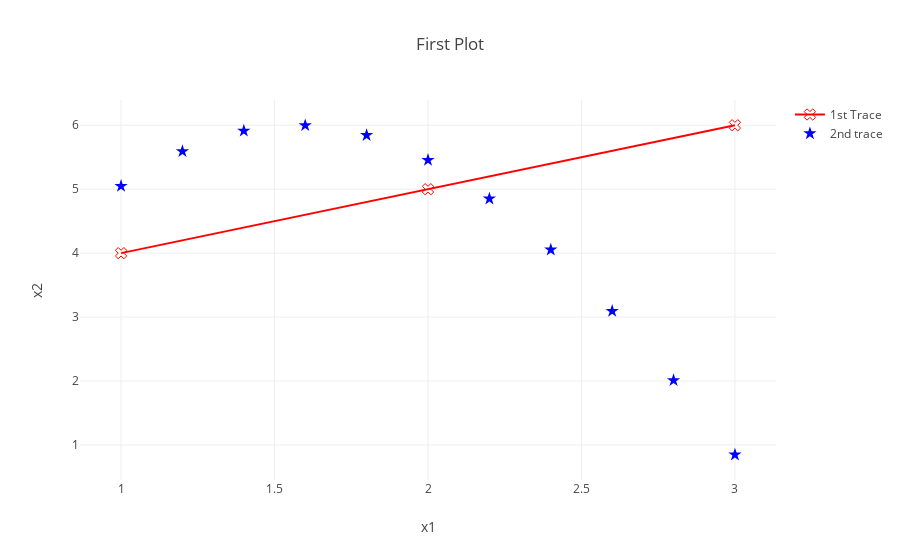

Notebook code cell kept with this figure:
### Code cell
plotly.offline.iplot(go.Figure(data=data, layout=layout), filename='pyguide_4')

### Figure 1 — Plotly figure (JSON) as saved in the notebook; plotly's stock layout.template omitted (floating-point values rounded to 4 significant figures)
{"data": [{"marker": {"color": "red", "size": 10, "symbol": 104}, "mode": "markers+lines", "name": "1st Trace", "text": ["one", "two", "three"], "type": "scatter", "uid": "ad19e464-99c1-11e8-9bd5-14109fe647dd", "x": [1, 2, 3], "y": [4, 5, 6]}, {"marker": {"color": "blue", "size": 10, "symbol": "star"}, "mode": "markers", "name": "2nd trace", "type": "scatter", "uid": "ad19e63a-99c1-11e8-b822-14109fe647dd", "x": [1, 1.2, 1.4, 1.6, 1.8, 2.0, 2.2, 2.4, 2.6, 2.8, 3.0], "y": [5.049, 5.592, 5.913, 5.997, 5.843, 5.456, 4.851, 4.053, 3.093, 2.01, 0.8467]}], "layout": {"title": "First Plot", "xaxis": {"title": "x1"}, "yaxis": {"title": "x2"}}}
